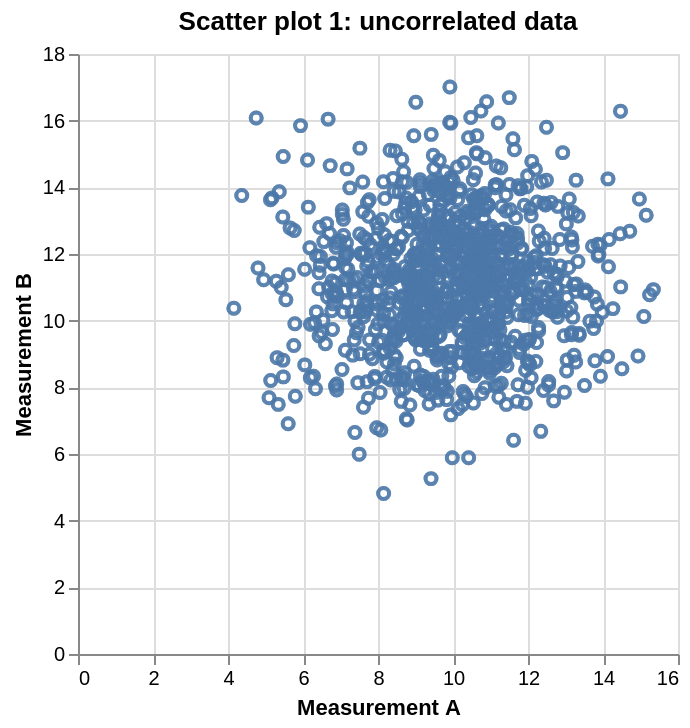

The code cell stored with this chart in its notebook:
### Markdown cell above
#### Scatter plots

A useful tool for determining whether there are hidden structures
between the results of the two methods is to plot a scatter plot of the
results, where we plot dots (or other symbols) in a graph whose x- and
y-axis correspond to the evaluation results of two methods. Scatter
plots 1-3 below illustrate different typical scenarios. Plot 1
shows measurements in a circular area, indicating that the measurements
are uncorrelated. In speech and audio experiments, this is highly
unusual. Scatter plot 2 is much more common, where measurements form a
tight band. This means that measurements are correlated. For example, in
a speech coding scenario, it could be that some speech samples are easy
to encode with high quality, such that methods A and B both give high
scores. Our objective is, however, to determine whether A or B is better; therefore, we want to cancel out the effect of these correlations. We can then take the difference between A and B to get the relative quality
of the two methods.

Another typical scenario is illustrated in Scatter Plot 3, where the
scatter plot seems to form two distinctive groups. This would indicate
the existence of some underlying categories in the data (such as
male/female, voiced/unvoiced, speech/silence) where performance is
different. Typically, we would then like to determine the underlying categories
to improve performance based on that information.
For example, if performance is bad for unvoiced sounds, we could have a
detector for unvoiced sounds and perform different processing for such
sounds. See also the section "Parallel plots" below.

### Code cell
import pandas as pd
import altair as alt
import numpy as np

df = pd.read_pickle('example6.pkl')
selection = alt.selection_interval(bind='scales')

alt.Chart(df).transform_fold(
    ['Measurement A', 'Measurement B'],
    as_=['Experiment', 'Measurement']
).mark_point().encode(
    x='Measurement A',
    y='Measurement B'
).properties(
    title=['Scatter plot 1: uncorrelated data'
          ]
).add_selection(
    selection
)

### Figure 1 — Vega-Lite specification as saved in the notebook (floating-point values rounded to 4 significant figures; data arrays with more than 128 entries replaced by an {"elided": "..."} marker saying what was removed)
{"config": {"view": {"continuousWidth": 300, "continuousHeight": 300}}, "data": {"name": "data-a0be0e0033a566435bace34bdb30a60c"}, "mark": {"type": "point"}, "encoding": {"x": {"field": "Measurement A", "type": "quantitative"}, "y": {"field": "Measurement B", "type": "quantitative"}}, "params": [{"name": "param_f268f798f41c853e", "select": {"type": "interval"}, "bind": "scales"}], "title": ["Scatter plot 1: uncorrelated data"], "transform": [{"fold": ["Measurement A", "Measurement B"], "as": ["Experiment", "Measurement"]}], "$schema": "https://vega.github.io/schema/vega-lite/v6.4.1.json", "datasets": {"data-a0be0e0033a566435bace34bdb30a60c": {"elided": "1000 records"}}}
